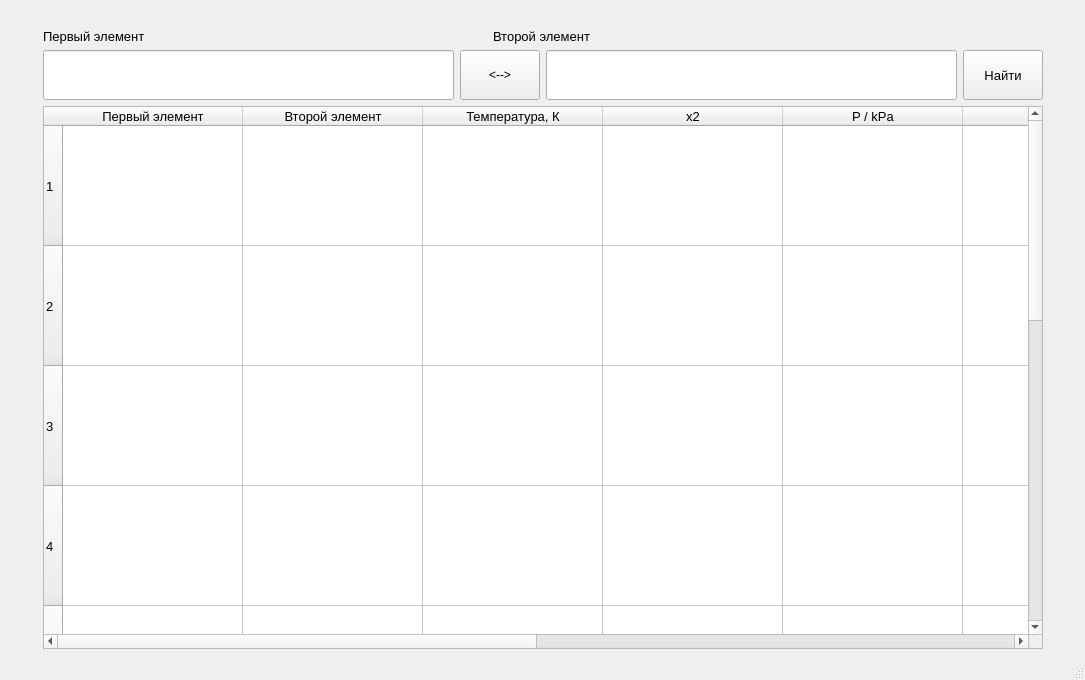
<?xml version="1.0" encoding="UTF-8"?>
<ui version="4.0">
 <class>MainWindow</class>
 <widget class="QMainWindow" name="MainWindow">
  <property name="geometry">
   <rect>
    <x>0</x>
    <y>0</y>
    <width>1085</width>
    <height>680</height>
   </rect>
  </property>
  <property name="windowTitle">
   <string>MainWindow</string>
  </property>
  <widget class="QWidget" name="centralwidget">
   <layout class="QGridLayout" name="gridLayout">
    <item row="0" column="0">
     <spacer name="horizontalSpacer">
      <property name="orientation">
       <enum>Qt::Horizontal</enum>
      </property>
      <property name="sizeHint" stdset="0">
       <size>
        <width>21</width>
        <height>20</height>
       </size>
      </property>
     </spacer>
    </item>
    <item row="1" column="1">
     <layout class="QVBoxLayout" name="verticalLayout">
      <item>
       <layout class="QHBoxLayout" name="horizontalLayout_3">
        <item>
         <widget class="QLabel" name="label">
          <property name="minimumSize">
           <size>
            <width>430</width>
            <height>0</height>
           </size>
          </property>
          <property name="font">
           <font>
            <pointsize>10</pointsize>
           </font>
          </property>
          <property name="text">
           <string>Первый элемент</string>
          </property>
         </widget>
        </item>
        <item>
         <widget class="QLabel" name="label_2">
          <property name="minimumSize">
           <size>
            <width>550</width>
            <height>0</height>
           </size>
          </property>
          <property name="font">
           <font>
            <pointsize>10</pointsize>
           </font>
          </property>
          <property name="text">
           <string>Второй элемент</string>
          </property>
         </widget>
        </item>
       </layout>
      </item>
      <item>
       <layout class="QHBoxLayout" name="horizontalLayout">
        <item>
         <widget class="QLineEdit" name="lineEdit">
          <property name="minimumSize">
           <size>
            <width>300</width>
            <height>50</height>
           </size>
          </property>
          <property name="maximumSize">
           <size>
            <width>167772</width>
            <height>16777215</height>
           </size>
          </property>
         </widget>
        </item>
        <item>
         <widget class="QPushButton" name="swap_button">
          <property name="minimumSize">
           <size>
            <width>70</width>
            <height>50</height>
           </size>
          </property>
          <property name="text">
           <string>&lt;--&gt;</string>
          </property>
         </widget>
        </item>
        <item>
         <widget class="QLineEdit" name="lineEdit_2">
          <property name="minimumSize">
           <size>
            <width>300</width>
            <height>50</height>
           </size>
          </property>
         </widget>
        </item>
        <item>
         <widget class="QPushButton" name="find_button">
          <property name="minimumSize">
           <size>
            <width>70</width>
            <height>50</height>
           </size>
          </property>
          <property name="maximumSize">
           <size>
            <width>167772</width>
            <height>16777215</height>
           </size>
          </property>
          <property name="font">
           <font>
            <pointsize>10</pointsize>
           </font>
          </property>
          <property name="text">
           <string>Найти</string>
          </property>
         </widget>
        </item>
       </layout>
      </item>
      <item>
       <widget class="QTableWidget" name="experimentsTab">
        <property name="minimumSize">
         <size>
          <width>1000</width>
          <height>300</height>
         </size>
        </property>
        <property name="maximumSize">
         <size>
          <width>167772</width>
          <height>3000</height>
         </size>
        </property>
        <property name="font">
         <font>
          <pointsize>10</pointsize>
         </font>
        </property>
        <property name="textElideMode">
         <enum>Qt::ElideLeft</enum>
        </property>
        <property name="rowCount">
         <number>10</number>
        </property>
        <property name="columnCount">
         <number>10</number>
        </property>
        <attribute name="horizontalHeaderCascadingSectionResizes">
         <bool>true</bool>
        </attribute>
        <attribute name="horizontalHeaderDefaultSectionSize">
         <number>180</number>
        </attribute>
        <attribute name="horizontalHeaderMinimumSectionSize">
         <number>100</number>
        </attribute>
        <attribute name="verticalHeaderDefaultSectionSize">
         <number>120</number>
        </attribute>
        <attribute name="verticalHeaderMinimumSectionSize">
         <number>50</number>
        </attribute>
        <row/>
        <row/>
        <row/>
        <row/>
        <row/>
        <row/>
        <row/>
        <row/>
        <row/>
        <row/>
        <column>
         <property name="text">
          <string>Первый элемент</string>
         </property>
        </column>
        <column>
         <property name="text">
          <string>Второй элемент</string>
         </property>
        </column>
        <column>
         <property name="text">
          <string>Температура, К</string>
         </property>
        </column>
        <column>
         <property name="text">
          <string>x2</string>
         </property>
        </column>
        <column>
         <property name="text">
          <string>P / kPa</string>
         </property>
        </column>
        <column>
         <property name="text">
          <string>dP / Pa</string>
         </property>
        </column>
        <column>
         <property name="text">
          <string>y1</string>
         </property>
        </column>
        <column>
         <property name="text">
          <string>y2</string>
         </property>
        </column>
        <column>
         <property name="text">
          <string>G^E/J * mol^-1</string>
         </property>
        </column>
        <column>
         <property name="text">
          <string>Статья</string>
         </property>
        </column>
       </widget>
      </item>
     </layout>
    </item>
    <item row="1" column="2">
     <spacer name="horizontalSpacer_2">
      <property name="orientation">
       <enum>Qt::Horizontal</enum>
      </property>
      <property name="sizeHint" stdset="0">
       <size>
        <width>20</width>
        <height>20</height>
       </size>
      </property>
     </spacer>
    </item>
   </layout>
  </widget>
  <widget class="QMenuBar" name="menubar">
   <property name="geometry">
    <rect>
     <x>0</x>
     <y>0</y>
     <width>1085</width>
     <height>26</height>
    </rect>
   </property>
  </widget>
  <widget class="QStatusBar" name="statusbar"/>
 </widget>
 <resources/>
 <connections/>
</ui>
